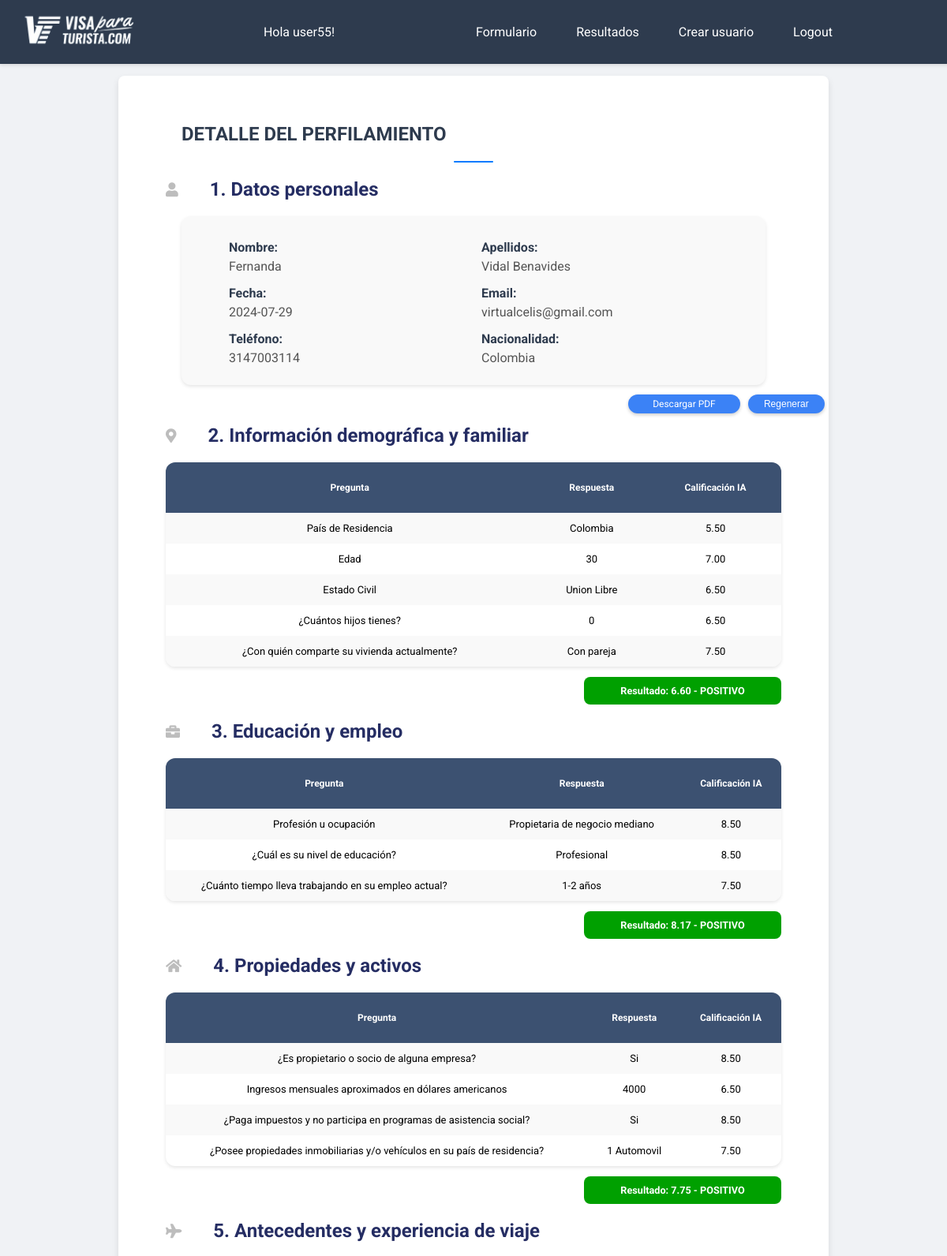
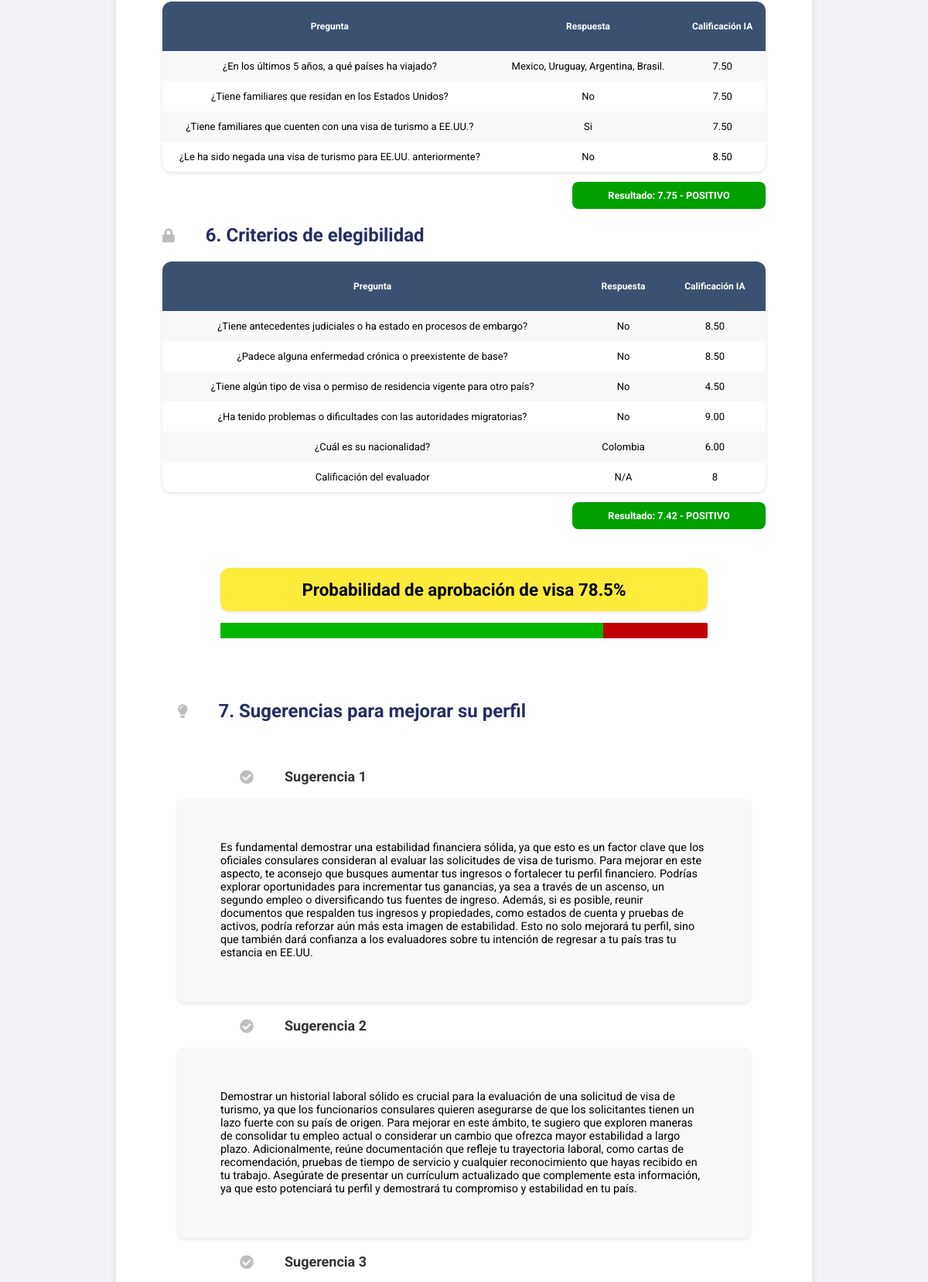
Screenshot of /detail/4 (signed in, upper part) with the database file from the repository (2 pictures, top to bottom).
### models.py (models this page shows, shortened)
class User(UserMixin, db.Model):
    id = db.Column(db.Integer, primary_key=True)
    username = db.Column(db.String(100), unique=True, nullable=False)
    password_hash = db.Column(db.String(100), nullable=False)
    roles = db.relationship("Roles", secondary="user_roles", back_populates="users")
    @hybrid_property
    def password(self):
        return self.password_hash

class FormResult(db.Model):
  id = db.Column(db.Integer, primary_key=True)
  fecha = db.Column(db.String(50), nullable=False)
  nombre = db.Column(db.String(100), nullable=False)
  apellidos = db.Column(db.String(100), nullable=False)
  email = db.Column(db.String(100), nullable=False)
  telefono = db.Column(db.String(50), nullable=False)
  pais_residencia = db.Column(db.String(100), nullable=False)
  edad = db.Column(db.Integer, nullable=False)
  estado_civil = db.Column(db.String(50), nullable=False)
  hijos = db.Column(db.String(50), nullable=False)
  vivienda = db.Column(db.String(100), nullable=False)
  profesion = db.Column(db.String(100), nullable=False)
  nivel_educacion = db.Column(db.String(100), nullable=False)
  tiempo_empleo = db.Column(db.String(100), nullable=False)
  propietario = db.Column(db.String(50), nullable=False)
  ingresos = db.Column(db.Integer, nullable=False)
  impuestos = db.Column(db.String(50), nullable=False)
  propiedades = db.Column(db.String(100), nullable=False)
  viajes = db.Column(db.String(100), nullable=False)
  familiares_eeuu = db.Column(db.String(100), nullable=False)
  familiares_visa = db.Column(db.String(100), nullable=False)
  visa_negada = db.Column(db.String(100), nullable=False)
  antecedentes = db.Column(db.String(100), nullable=False)
  enfermedades = db.Column(db.String(100), nullable=False)
  visa_otra = db.Column(db.String(100), nullable=False)
  problemas_migratorios = db.Column(db.String(100), nullable=False)
  nacionalidad = db.Column(db.String(100), nullable=False)
  calificacion = db.Column(db.Integer, nullable=False)
  calificacion_pais_residencia_ChatGPT = db.Column(db.Text, nullable=True)
  calificacion_edad_ChatGPT = db.Column(db.Text, nullable=True)
  calificacion_estado_civil_ChatGPT = db.Column(db.Text, nullable=True)
  calificacion_hijos_ChatGPT = db.Column(db.Text, nullable=True)
  calificacion_vivienda_ChatGPT = db.Column(db.Text, nullable=True)
  calificacion_profesion_ChatGPT = db.Column(db.Text, nullable=True)
  calificacion_nivel_educacion_ChatGPT = db.Column(db.Text, nullable=True)
  calificacion_tiempo_empleo_ChatGPT = db.Column(db.Text, nullable=True)
  calificacion_propietario_ChatGPT = db.Column(db.Text, nullable=True)
  calificacion_ingresos_ChatGPT = db.Column(db.Text, nullable=True)
  calificacion_impuestos_ChatGPT = db.Column(db.Text, nullable=True)
  calificacion_propiedades_ChatGPT = db.Column(db.Text, nullable=True)
  calificacion_viajes_ChatGPT = db.Column(db.Text, nullable=True)
  calificacion_familiares_eeuu_ChatGPT = db.Column(db.Text, nullable=True)
  calificacion_familiares_visa_ChatGPT = db.Column(db.Text, nullable=True)
  calificacion_visa_negada_ChatGPT = db.Column(db.Text, nullable=True)
  calificacion_antecedentes_ChatGPT = db.Column(db.Text, nullable=True)
  calificacion_enfermedades_ChatGPT = db.Column(db.Text, nullable=True)
  calificacion_visa_otra_ChatGPT = db.Column(db.Text, nullable=True)
  calificacion_problemas_migratorios_ChatGPT = db.Column(db.Text, nullable=True)
  calificacion_nacionalidad_ChatGPT = db.Column(db.Text, nullable=True)
  calificacion_criterios_confidenciales_ChatGPT = db.Column(db.Text, nullable=True)
  probabilidad = db.Column(db.Integer, nullable=False)
  sugerencia_1_ChatGPT = db.Column(db.Text, nullable=True)
  sugerencia_2_ChatGPT = db.Column(db.Text, nullable=True)
  sugerencia_3_ChatGPT = db.Column(db.Text, nullable=True)
  calificacion_categoria_informacion_demografica_familiar_ChatGPT = db.Column(db.Text, nullable=True)
  calificacion_categoria_educacion_empleo_ChatGPT = db.Column(db.Text, nullable=True)
  calificacion_categoria_propiedades_activos_ChatGPT = db.Column(db.Text, nullable=True)
  calificacion_categoria_antecedentes_experiencia_viaje_ChatGPT = db.Column(db.Text, nullable=True)
  calificacion_categoria_criterios_confidenciales_ChatGPT = db.Column(db.Text, nullable=True)
  notas = db.Column(db.Text, nullable=True)
  pdf_path = db.Column(db.String(200), nullable=False)

### app.py (the view)
@app.route('/detail/<int:id>')
@login_required
def detail(id):
    result = FormResult.query.get_or_404(id)
    return render_template('detail.html', result=result)

### templates/detail.html (shortened to what this page needs)
<!DOCTYPE html>
<html lang="es">
<head>
    <link rel="stylesheet" href="https://cdnjs.cloudflare.com/ajax/libs/font-awesome/6.0.0-beta3/css/all.min.css">
</head>
<body>
  {% include 'base.html' %}
  {% block content %}
    <div class="container" id="content">
        <div class="header content-margins">
            <h1>Detalle del Perfilamiento</h1>
            <div class="separator"></div>
        </div>
        <h2><i class="fa fa-user"></i> 1. Datos personales</h2>
        <div class="personal-details content-margins">
            <div>
                <label>Nombre:</label>
                <span id="nombre-span">{{ result.nombre }}</span>
            </div>
            <div>
                <label>Apellidos:</label>
                <span id="apellidos-span">{{ result.apellidos }}</span>
            </div>
            <div>
                <label>Fecha:</label>
                <span id="fecha-span">{{ result.fecha }}</span>
            </div>
            <div>
                <label>Email:</label>
                <span id="email-span">{{ result.email }}</span>
            </div>
            <div data-html2canvas-ignore="true">
                <label>Teléfono:</label>
                <span id="telefono-span">{{ result.telefono }}</span>
            </div>
            <div data-html2canvas-ignore="true">
                <label>Nacionalidad:</label>
                <span id="nacionalidad-span">{{ result.nacionalidad }}</span>
            </div>
        </div>
        <div class="buttons" data-html2canvas-ignore="true">
          {% if current_user.roles[0].id == 1 %}
            <a href="#" class="descargaPDF" id="generatePDF" data-id="{{ result.id }}">Descargar PDF</a>
            <button type="button" onclick="document.getElementById('regenerar-form').submit();">Regenerar</button>
          {% else %}
            <a href="#" class="descargaPDF" id="generatePDF" data-id="{{ result.id }}">Descargar PDF</a>
            <button type="button" onclick="document.getElementById('regenerar-form').submit();">Regenerar</button>
          {% endif %}
        </div>
        <h2><i class="fa fa-map-marker-alt"></i> 2. Información demográfica y familiar</h2>
        <table class="other-info">
            <tr>
                <th>Pregunta</th>
                <th>Respuesta</th>
                <th>Calificación IA</th>
            </tr>
            <tr>
                <td>País de Residencia</td>
                <td>{{ result.pais_residencia }}</td>
                <td>{{ result.calificacion_pais_residencia_ChatGPT }}</td>
            </tr>
            <tr>
                <td>Edad</td>
                <td>{{ result.edad }}</td>
                <td>{{ result.calificacion_edad_ChatGPT }}</td>
            </tr>
            <tr>
                <td>Estado Civil</td>
                <td>{{ result.estado_civil }}</td>
                <td>{{ result.calificacion_estado_civil_ChatGPT }}</td>
            </tr>
            <tr>
                <td>¿Cuántos hijos tienes?</td>
                <td>{{ result.hijos }}</td>
                <td>{{ result.calificacion_hijos_ChatGPT }}</td>
            </tr>
            <tr>
                <td>¿Con quién comparte su vivienda actualmente?</td>
                <td>{{ result.vivienda }}</td>
                <td>{{ result.calificacion_vivienda_ChatGPT }}</td>
            </tr>
        </table>
        <div class="result-container">
            <div id="result-info-table" class="result-box"></div>
        </div>
        <h2><i class="fa fa-briefcase"></i> 3. Educación y empleo</h2>
        <table class="other-info">
            <tr>
                <th>Pregunta</th>
                <th>Respuesta</th>
                <th>Calificación IA</th>
            </tr>
            <tr>
                <td>Profesión u ocupación</td>
                <td>{{ result.profesion }}</td>
                <td>{{ result.calificacion_profesion_ChatGPT }}</td>
            </tr>
            <tr>
                <td>¿Cuál es su nivel de educación?</td>
                <td>{{ result.nivel_educacion }}</td>
                <td>{{ result.calificacion_nivel_educacion_ChatGPT }}</td>
            </tr>
            <tr>
                <td>¿Cuánto tiempo lleva trabajando en su empleo actual?</td>
                <td>{{ result.tiempo_empleo }}</td>
                <td>{{ result.calificacion_tiempo_empleo_ChatGPT }}</td>
            </tr>
        </table>
        <div class="result-container">
            <div id="result-education-table" class="result-box"></div>
        </div>
        <h2><i class="fa fa-home"></i> 4. Propiedades y activos</h2>
        <table class="other-info">
            <tr>
                <th>Pregunta</th>
                <th>Respuesta</th>
                <th>Calificación IA</th>
            </tr>
            <tr>
                <td>¿Es propietario o socio de alguna empresa?</td>
                <td>{{ result.propietario }}</td>
                <td>{{ result.calificacion_propietario_ChatGPT }}</td>
            </tr>
            <tr>
                <td>Ingresos mensuales aproximados en dólares americanos</td>
                <td>{{ result.ingresos }}</td>
                <td>{{ result.calificacion_ingresos_ChatGPT }}</td>
            </tr>
            <tr>
                <td>¿Paga impuestos y no participa en programas de asistencia social?</td>
                <td>{{ result.impuestos }}</td>
                <td>{{ result.calificacion_impuestos_ChatGPT }}</td>
            </tr>
            <tr>
                <td>¿Posee propiedades inmobiliarias y/o vehículos en su país de residencia?</td>
                <td>{{ result.propiedades }}</td>
                <td>{{ result.calificacion_propiedades_ChatGPT }}</td>
            </tr>
        </table>
        <div class="result-container">
            <div id="result-assets-table" class="result-box"></div>
        </div>
        <h2><i class="fa fa-plane"></i> 5. Antecedentes y experiencia de viaje</h2>
        <table class="other-info">
            <tr>
                <th>Pregunta</th>
                <th>Respuesta</th>
                <th>Calificación IA</th>
            </tr>
            <tr>
                <td>¿En los últimos 5 años, a qué países ha viajado?</td>
                <td>{{ result.viajes }}</td>
                <td>{{ result.calificacion_viajes_ChatGPT }}</td>
            </tr>
            <tr>
                <td>¿Tiene familiares que residan en los Estados Unidos?</td>
                <td>{{ result.familiares_eeuu }}</td>
                <td>{{ result.calificacion_familiares_eeuu_ChatGPT }}</td>
            </tr>
            <tr>
                <td>¿Tiene familiares que cuenten con una visa de turismo a EE.UU.?</td>
                <td>{{ result.familiares_visa }}</td>
                <td>{{ result.calificacion_familiares_visa_ChatGPT }}</td>
            </tr>
            <tr>
                <td>¿Le ha sido negada una visa de turismo para EE.UU. anteriormente?</td>
                <td>{{ result.visa_negada }}</td>
                <td>{{ result.calificacion_visa_negada_ChatGPT }}</td>
            </tr>
        </table>
        <div class="result-container">
            <div id="result-background-table" class="result-box"></div>
        </div>
        <h2><i class="fa fa-lock"></i> 6. Criterios de elegibilidad</h2>
        <table class="other-info">
            <tr>
                <th>Pregunta</th>
                <th>Respuesta</th>
                <th>Calificación IA</th>
            </tr>
            <tr>
                <td>¿Tiene antecedentes judiciales o ha estado en procesos de embargo?</td>
                <td>{{ result.antecedentes }}</td>
                <td>{{ result.calificacion_antecedentes_ChatGPT }}</td>
            </tr>
            <tr>
                <td>¿Padece alguna enfermedad crónica o preexistente de base?</td>
                <td>{{ result.enfermedades }}</td>
                <td>{{ result.calificacion_enfermedades_ChatGPT }}</td>
            </tr>
            <tr>
                <td>¿Tiene algún tipo de visa o permiso de residencia vigente para otro país?</td>
                <td>{{ result.visa_otra }}</td>
                <td>{{ result.calificacion_visa_otra_ChatGPT }}</td>
            </tr>
            <tr>
                <td>¿Ha tenido problemas o dificultades con las autoridades migratorias?</td>
                <td>{{ result.problemas_migratorios }}</td>
                <td>{{ result.calificacion_problemas_migratorios_ChatGPT }}</td>
            </tr>
            <tr>
                <td>¿Cuál es su nacionalidad?</td>
                <td>{{ result.nacionalidad }}</td>
                <td>{{ result.calificacion_nacionalidad_ChatGPT }}</td>
            </tr>
            <tr>
                <td>Calificación del evaluador</td>
                <td>N/A</td>
                <td>{{ result.calificacion }}</td>
            </tr>
        </table>
        <div class="result-container">
            <div id="result-confidential-table" class="result-box"></div>
        </div>
        <div class="probability">
            <strong>Probabilidad de aprobación de visa</strong>
            <strong>{{ result.probabilidad }}%</strong>
        </div>
        <div class="probability-bar">
            <div class="probability-bar-inner"></div>
        </div>
        <div class="suggestions content-margins">
            <h2 style="margin-bottom: 60px;"><i class="fa fa-lightbulb"></i> 7. Sugerencias para mejorar su perfil</h2>
            <div class="suggestion">
                <h3><i class="fa fa-check-circle"></i> Sugerencia 1</h3>
                <p>{{ result.sugerencia_1_ChatGPT }}</p>
            </div>
            <div class="suggestion">
                <h3><i class="fa fa-check-circle"></i> Sugerencia 2</h3>
                <p>{{ result.sugerencia_2_ChatGPT }}</p>
            </div>
            <div class="suggestion">
                <h3><i class="fa fa-check-circle"></i> Sugerencia 3</h3>
            </div>
        </div>
{% endblock %}
</body>
</html>

### templates/base.html (shortened to what this page needs)
<!DOCTYPE html>
<html lang="es">
  <head>
    <link
      rel="stylesheet"
      href="{{ url_for('static', filename='estilos.css') }}"
    />
    <link
      rel="stylesheet"
      href="https://cdnjs.cloudflare.com/ajax/libs/font-awesome/5.15.4/css/all.min.css"
    />
  </head>
  <body>
    <nav class="navbar">
      <div class="topbar">
        <a href="/">
          <img
            src="../static/images/navbar.png"
            alt="Logo visa par turistas"
            class="logo-topbar"
          />
        </a>
        Hola {{ current_user.username }}!
        <div class="topbar-menu menu-adjustable">
          {% if current_user.is_authenticated %}
          {% if current_user.roles[0].id == 1 %}
              <a href="/" class="{% if request.path == '/' %}active{% endif %}">Formulario</a>
              <a href="/results" class="{% if request.path == '/results' %}active{% endif %}">Resultados</a>
              <a href="/register" class="{% if request.path == '/register' %}active{% endif %}">Crear usuario</a>
          {% else %}
              <a href="/results" class="{% if request.path == '/results' %}active{% endif %}">Resultados</a>
          {% endif %}
          {% endif %}
          {% if current_user.is_authenticated %}
          <a
            href="{{ url_for('logout') }}"
            class="{% if request.path == url_for('logout') %}active{% endif %}"
            >Logout</a
          >
          {% else %}
          <a
            href="{{ url_for('login') }}"
            class="{% if request.path == url_for('login') %}active{% endif %}"
            >Login</a
          >
          {% endif %}
        </div>
      </div>
    </nav>
  </body>
</html>

### rows the page displays
User: username "user55"
FormResult: nombre "Fernanda", apellidos "Vidal Benavides", fecha "2024-07-29", email "virtualcelis@gmail.com", telefono "3147003114", nacionalidad "Colombia", pais_residencia "Colombia", calificacion_pais_residencia_ChatGPT "5.50", edad "30", calificacion_edad_ChatGPT "7.00", estado_civil "Union Libre", calificacion_estado_civil_ChatGPT "6.50", hijos "0", calificacion_hijos_ChatGPT "6.50", vivienda "Con pareja", calificacion_vivienda_ChatGPT "7.50", profesion "Propietaria de negocio mediano", calificacion_profesion_ChatGPT "8.50", nivel_educacion "Profesional", calificacion_nivel_educacion_ChatGPT "8.50", tiempo_empleo "1-2 años", calificacion_tiempo_empleo_ChatGPT "7.50", propietario "Si", calificacion_propietario_ChatGPT "8.50", ingresos "4000", calificacion_ingresos_ChatGPT "6.50", impuestos "Si", calificacion_impuestos_ChatGPT "8.50", propiedades "1 Automovil", calificacion_propiedades_ChatGPT "7.50", viajes "Mexico, Uruguay, Argentina, Brasil.", calificacion_viajes_ChatGPT "7.50", familiares_eeuu "No", calificacion_familiares_eeuu_ChatGPT "7.50", familiares_visa "Si", calificacion_familiares_visa_ChatGPT "7.50", visa_negada "No", calificacion_visa_negada_ChatGPT "8.50", antecedentes "No", calificacion_antecedentes_ChatGPT "8.50", enfermedades "No", calificacion_enfermedades_ChatGPT "8.50", visa_otra "No", calificacion_visa_otra_ChatGPT "4.50", problemas_migratorios "No", calificacion_problemas_migratorios_ChatGPT "9.00", calificacion_nacionalidad_ChatGPT "6.00", calificacion "8", probabilidad "78.5", sugerencia_1_ChatGPT "Es fundamental demostrar una estabilidad financiera sólida, ya que esto es un factor clave que los oficiales consulares consideran al evaluar las solicitudes de visa de turismo. Para mejorar en este aspecto, te aconsejo que busques aumentar tus ingresos o fortalecer tu perfil financiero. Podrías explorar oportunidades para incrementar tus ganancias, ya sea a través de un ascenso, un segundo empleo o diversificando tus fuentes de ingreso. Además, si es posible, reunir documentos que respalden tus ingresos y propiedades, como estados de cuenta y pruebas de activos, podría reforzar aún más esta imagen de estabilidad. Esto no solo mejorará tu perfil, sino que también dará confianza a los…", sugerencia_2_ChatGPT "Demostrar un historial laboral sólido es crucial para la evaluación de una solicitud de visa de turismo, ya que los funcionarios consulares quieren asegurarse de que los solicitantes tienen un lazo fuerte con su país de origen. Para mejorar en este ámbito, te sugiero que exploren maneras de consolidar tu empleo actual o considerar un cambio que ofrezca mayor estabilidad a largo plazo. Adicionalmente, reúne documentación que refleje tu trayectoria laboral, como cartas de recomendación, pruebas de tiempo de servicio y cualquier reconocimiento que hayas recibido en tu trabajo. Asegúrate de presentar un currículum actualizado que complemente esta información, ya que esto potenciará tu perfil y…"
